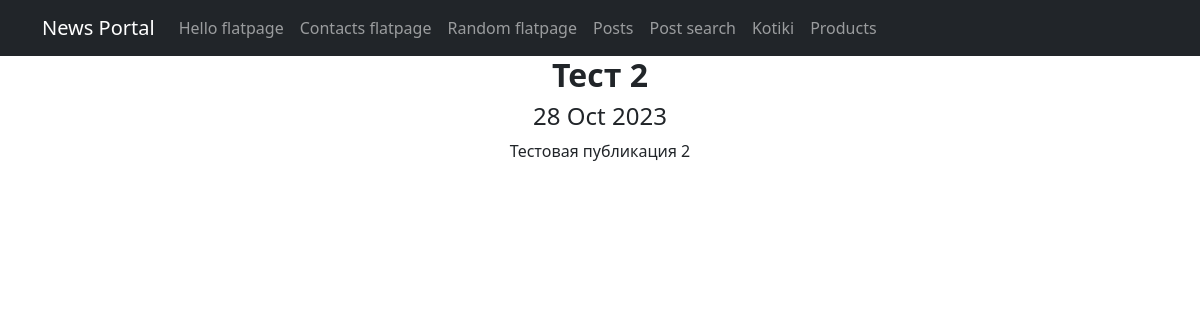
Page /news/17 on the committed database.
### news/models.py (models this page shows, shortened)
class Post(models.Model):
    author = models.ForeignKey(Author, on_delete=models.CASCADE, related_name='posts')
    article = 'ART'
    news = 'NEW'
    POSTS = [
        (article, "Статья"),
        (news, "Новость")
    ]
    type = models.CharField(max_length=3,
                            choices=POSTS,
                            default=article)
    creation_time = models.DateTimeField(auto_now_add=True)
    title = models.CharField(max_length=255)
    text = models.TextField()
    rating = models.IntegerField(default=0)
    category = models.ManyToManyField(Category, through='PostCategory')
    class Meta:
        verbose_name = 'Публикация'
        verbose_name_plural = 'Публикации'

### news/views.py (the view)
# urls.py: path('<int:pk>', PostDetail.as_view(), name = 'post_detail'),
class PostDetail(DetailView):
    model = Post
    template_name = 'news_app/news_detail.html'
    context_object_name = 'news'

### news/templatetags/custom_filters_.py (called while the page is built)
@register.filter()
def censor(value):
    new_value = value
    for word in explicit:
        new_value = new_value.replace(word, word[:1] + '*' * (len(word) - 1))
    return new_value

### templates/news_app/news_detail.html (shortened to what this page needs)
{% extends 'flatpages/default.html' %}
{% load custom_filters_ %}
{% block content %}
    <h2><b>{{ news.title }}</b></h2>
    <h4>{{ news.creation_time|date:'d M Y'}}</h4>
    {{ news.text|censor }}
{% endblock content %}

### rows in the picture
Post: title "Тест 2", creation_time "28 Oct 2023", text|censor "Тестовая публикация 2"
